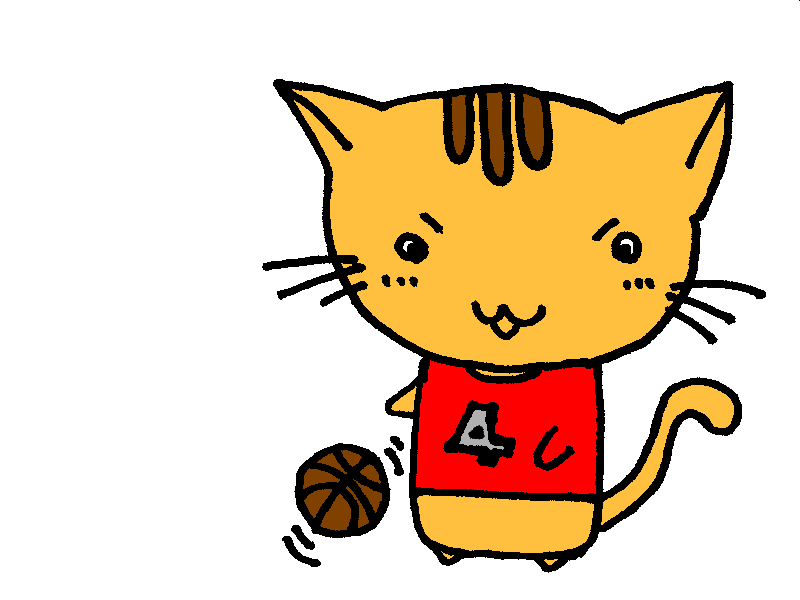
#> input picture samp.png, 800 x 600 px
$ python picaverage_save_multi.py   (Python 2 division)
#> lines starting #> are read from the running program, lines starting #| are printed output that depends on the picture
### picaverage.py
#!/usr/bin/env python
# coding: utf-8
import Image
from operator import add

def picaverage(x, y, im):
  w, h = im.size
  if x < 0 or y < 0 or w < x or h < y or im.mode != 'RGB':
    raise Exception('argument error')

  left, upper, right, lower = x - 2, y - 2, x + 2, y + 2

  if left < 0:
    left = 0
  if upper < 0:
    upper = 0
  if right > w:
    right = w
  if lower > h:
    lower = h

  totalpixels = [0, 0, 0]
  pixels = im.crop((left, upper, right, lower)).getdata()
  for pixel in pixels:
    totalpixels[0] += pixel[0]
    totalpixels[1] += pixel[1]
    totalpixels[2] += pixel[2]

  l = len(pixels)
  totalpixels[0] /= l
  totalpixels[1] /= l
  totalpixels[2] /= l

  return tuple(totalpixels)

### picaverage_save_multi.py
from multiprocessing import Pool
import Image
from picaverage import *

im = Image.open('samp.png').convert('RGB')
#> im is the input picture: PIL image 800x600 RGB; mean R, G, B 231.1, 209.4, 184.9

def picave(tup):
    x, y = tup
    return picaverage(x, y, im)

def main():
    w, h = im.size
#> w = 800; h = 600

    p = Pool(8)
    data = [(x, y) for y in range(0, h) for x in range(0, w)]
    im.putdata(p.map(picave, data))
#> the loop in picaverage, `for pixel in pixels:` made 4 passes
#> after the loop in picaverage, `for pixel in pixels:`: totalpixels = [1020, 1020, 1020]
#> in picaverage, `l = len(pixels)`: l = 4
#> the loop in picaverage (call 2), `for pixel in pixels:` made 6 passes
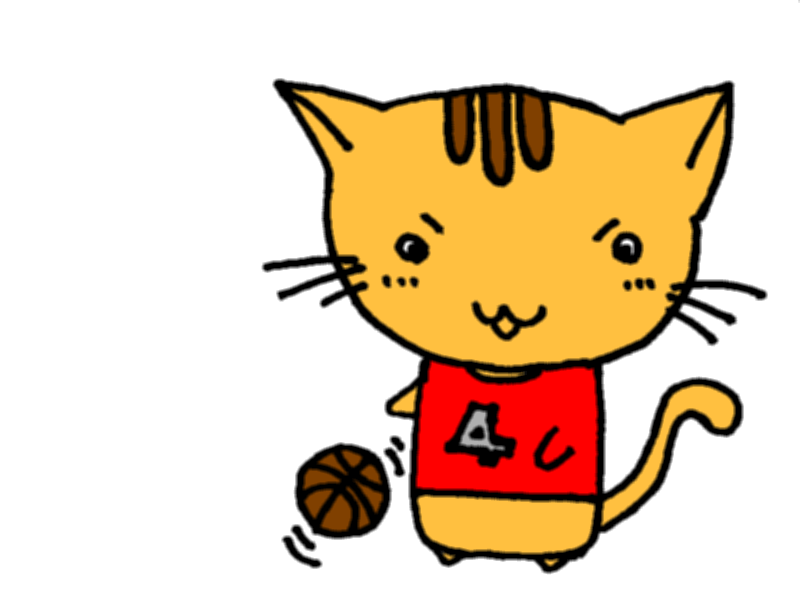
#> im: PIL image 800x600 RGB; mean R, G, B 231, 209.4, 184.9

    im.save('samp2.png')

if __name__ == '__main__':
  main()
